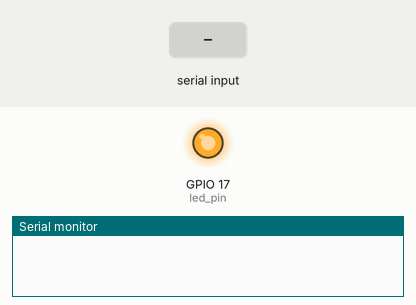
Simulated run of this sketch. Board: ESP32. Shown: output pins drawn as LEDs (lit = HIGH), the last lines printed to the serial monitor. The test bench sets the inputs (shaded band).

Above: at 1.1 s.
At 1.8 s:
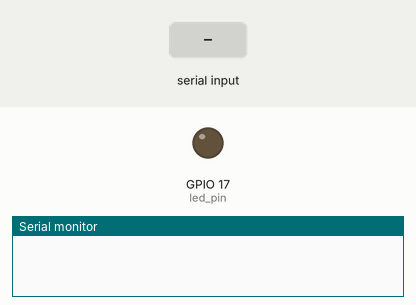
1.9 s: "delay \n" received over Serial
At 2.3 s:
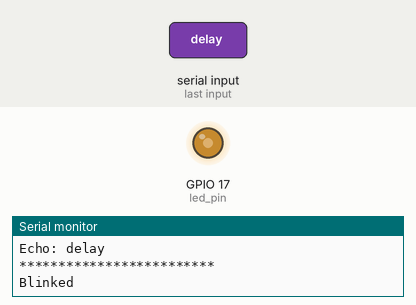
3.5 s: "90,45\n" received over Serial
5.0 s: "0\n" received over Serial
Timing chart, 0 to 8.0 s (numbered marks = the images above; inputs shaded):
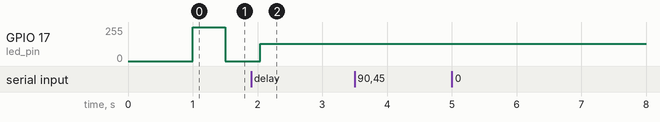

The sketch:

ESP32___Queue___multiple_queues.ino
```cpp
//-------------------------------------------------- operations
// * One task performs basic echo on Serial. If it sees "delay" followed by a
// * number, it sends the number (in a queue) to the second task. If it receives
// * a message in a second queue, it prints it to the console. The second task
// * blinks an LED. When it gets a message from the first queue (number), it
// * updates the blink delay to that number. Whenever the LED blinks 100 times,
// * the second task sends a message to the first task to be printed.
//2 tasks, 2 queues
//task A -> print queue 2, *read serial, echo serial, check and send delay to queue 1
//task B -> update t w/info from queue 1, blinks, send to queue 2 if blinked 100
//-------------------------------------------------- structure
//queue 1 -> 5 * int
//queue 2 -> 5 * string + each 15 char
//-------------------------------------------------- findings
//...
//-------------------------------------------------- only 1 core
#if CONFIG_FREERTOS_UNICORE
static const BaseType_t app_cpu = 0;
#else
static const BaseType_t app_cpu = 1;
#endif
//-------------------------------------------------- settings
static const uint8_t len_queue1 = 5;       //number of items in queue
static const uint8_t len_queue2 = 5;
int itemLen_queue1 = 15;
int itemLen_queue2 = 15;
uint8_t maxSerialReadBytes = 32;
//-------------------------------------------------- pin def
static const int led_pin = 17;
//-------------------------------------------------- var.
static QueueHandle_t hndl_queue1;               //global -> accessed by all tasks
static QueueHandle_t hndl_queue2;
int t = 500;                                    //LED blink rate
//-------------------------------------------------- task A
void function_serial(void *parameters){
  //================================================================= var. -> queue 2
  char stringReadFromQueue[itemLen_queue2];
  //================================================================= var. -> serial
  char stringReadFromSerial[maxSerialReadBytes];
  int i = 0;

  while(1){
    //=============================================================== print queue 2
    if(xQueueReceive(hndl_queue2, (void *)&stringReadFromQueue[0], 0) == pdTRUE){
      Serial.println("*************************");
      Serial.println(stringReadFromQueue);
    }
    //=============================================================== read serial + echo serial + check and send delay
    while (Serial.available()){

      if (i < maxSerialReadBytes - 1){                              //if [5] -> 4 is reserved -> i up to 3 < 5 - 1
        stringReadFromSerial[i] = Serial.read();
        if (stringReadFromSerial[i] != '\n'){
          i++;
        }else{                                                      //msg shorter than print buffer -> reading done
          stringReadFromSerial[i] = '\0';

          //Serial.println("__________________________");
          Serial.print("Echo: ");                                   //echo back use input
          Serial.println(stringReadFromSerial);
          //========================================================= send to queue 1
          if (strncmp(stringReadFromSerial, "delay ", 6) == 0){
            char stringDelayLED[((int)strlen(stringReadFromSerial)) - 6];   //num. of char = total - first 6

            for (int j = 6; j < (int)strlen(stringReadFromSerial); j++){    //substring extraction
              stringDelayLED[j-6] = stringReadFromSerial[j];
            }
            //****** BUG ****** atoi() returns 0 even if input invalid
            int numDelayLED = atoi(stringDelayLED);                         //convert to int -> (!)returns 0 if invalid
            xQueueSend(hndl_queue1, (void *)&numDelayLED, 10);              //send an int to queue 1
          }
          i = 0;
        }
      }
    }
  }
}
//-------------------------------------------------- task B
void function_LED(void *parameters){
  //=================================================================
  int toggleDelay = 500;
  int numberBlinked = 0;

  while(1){
    xQueueReceive(hndl_queue1, (void *)&toggleDelay, 0);

    digitalWrite(led_pin, HIGH);
    vTaskDelay(toggleDelay / portTICK_PERIOD_MS);
    digitalWrite(led_pin, LOW);
    vTaskDelay(toggleDelay / portTICK_PERIOD_MS);

    numberBlinked++;
    if (numberBlinked >= 100){
      //============================================================= assemble string
      char msgBlinked[] = "Blinked";

      xQueueSend(hndl_queue2, (void *)&msgBlinked, 0);              //send to queue 2

      numberBlinked = 0;
    }
  }
}

void setup() {
  //------------------------------------------------ serial setup
  Serial.begin(115200);
  vTaskDelay(1000 / portTICK_PERIOD_MS);                  //wait for serial conn. to finish setup
  //------------------------------------------------ pin config
  pinMode(led_pin, OUTPUT);
  //------------------------------------------------ create queue
  hndl_queue1 = xQueueCreate(len_queue1, sizeof(int));      //queue1 -> delay for LED blink rate
  hndl_queue2 = xQueueCreate(len_queue2, sizeof(char) * itemLen_queue2);      //queue2 -> char???
  //------------------------------------------------ start task
  xTaskCreatePinnedToCore(function_serial,
                          "Serial Handler",
                          1024,
                          NULL,
                          1,
                          NULL,
                          app_cpu
                          );
  xTaskCreatePinnedToCore(function_LED,
                          "LED Handler",
                          1024,
                          NULL,
                          1,
                          NULL,
                          app_cpu
                          );
  //------------------------------------------------ task for setup() & loop() no longer needed
  vTaskDelete(NULL);
}

void loop() {
}
```
